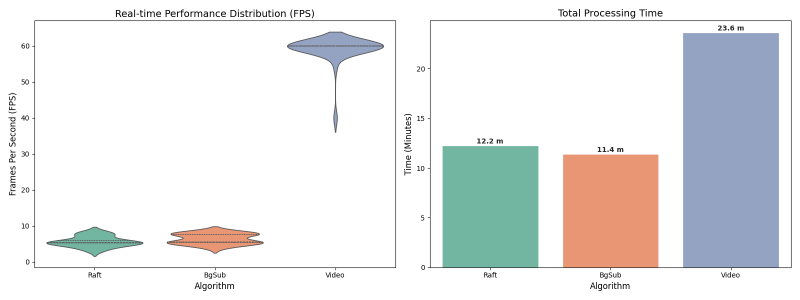
#> input picture evaluation/performance_analysis.png, 1600 x 600 px (shown at 1/2 size)
$ python preview_masks_overlay.py --video ../evaluation/performance_analysis.png --mask_dir ../evaluation --mask_glob ../evaluation/performance_analysis.png --output out.png
#> lines starting #> are read from the running program, lines starting #| are printed output that depends on the picture
import argparse
import re
from pathlib import Path

import cv2
import numpy as np


def discover_masks(mask_dir: Path, mask_glob: str):
#> called with mask_glob = '../evaluation/performance_analysis.png'
    paths = sorted(mask_dir.glob(mask_glob))
    mapping = {}
    for idx, p in enumerate(paths):
        stem = p.stem
        m = re.match(r"^(\d+)", stem)
        if m:
            mapping.setdefault(int(m.group(1)), []).append(p)
        else:
            mapping.setdefault(idx, []).append(p)
    return mapping


def main() -> None:
    parser = argparse.ArgumentParser(description="Preview precomputed masks by overlaying them onto the source video.")
    parser.add_argument("--video", required=True)
    parser.add_argument("--mask_dir", required=True)
    parser.add_argument("--mask_glob", default="*.png")
    parser.add_argument("--mask_offset", type=int, default=0)
    parser.add_argument("--width", type=int, default=0, help="Resize width (0 keeps original)")
    parser.add_argument("--height", type=int, default=0, help="Resize height (0 keeps original)")
    parser.add_argument("--max_frames", type=int, default=-1)
    parser.add_argument("--invert_mask", action="store_true")
    parser.add_argument("--mask_bin_threshold", type=int, default=128)
    parser.add_argument("--alpha", type=float, default=0.5, help="Overlay alpha (0-1)")
    parser.add_argument("--output", required=True, help="Output mp4 path")
    args = parser.parse_args()

    mask_dir = Path(args.mask_dir)
    if not mask_dir.exists():
        raise FileNotFoundError(mask_dir)

    masks = discover_masks(mask_dir, args.mask_glob)
    if not masks:
        raise RuntimeError(f"No masks found in {mask_dir} matching {args.mask_glob}")

    cap = cv2.VideoCapture(args.video)
    if not cap.isOpened():
        raise RuntimeError(f"Unable to open video: {args.video}")

    ret, first = cap.read()
#> first is the input picture: shape (600, 1600, 3); mean B, G, R 233.4, 232.9, 232.1
    if not ret:
        raise RuntimeError("Video has no frames")

    src_h, src_w = first.shape[:2]
#> src_h = 600; src_w = 1600
    out_w = args.width or src_w
#> out_w = 1600
    out_h = args.height or src_h
#> out_h = 600

    fps = cap.get(cv2.CAP_PROP_FPS) or 24.0

    out_path = Path(args.output)
    out_path.parent.mkdir(parents=True, exist_ok=True)

    fourcc = cv2.VideoWriter_fourcc(*"mp4v")
    writer = cv2.VideoWriter(str(out_path), fourcc, fps, (out_w, out_h))
    if not writer.isOpened():
        raise RuntimeError(f"Unable to open VideoWriter: {out_path}")

    def process(frame_idx: int, frame_bgr: np.ndarray):
#> called with frame_idx = 0
        frame_bgr = cv2.resize(frame_bgr, (out_w, out_h), interpolation=cv2.INTER_AREA)
        mask_paths = masks.get(frame_idx + args.mask_offset)
        if not mask_paths:
            mask = np.zeros((out_h, out_w), dtype=np.uint8)
        else:
            combined = None
            for mask_path in mask_paths:
                mask_img = cv2.imread(str(mask_path), cv2.IMREAD_UNCHANGED)
                if mask_img is None:
                    continue
                if mask_img.ndim == 3:
                    mask_img = cv2.cvtColor(mask_img, cv2.COLOR_BGR2GRAY)
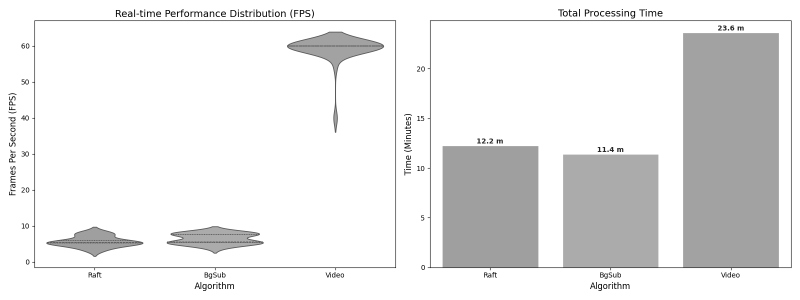
#> mask_img: shape (600, 1600) (shown at 1/2 size); min 0, max 255, mean 232.7
                mask_img = cv2.resize(mask_img, (out_w, out_h), interpolation=cv2.INTER_NEAREST)
                bin_mask = ((mask_img >= int(args.mask_bin_threshold)).astype(np.uint8) * 255)
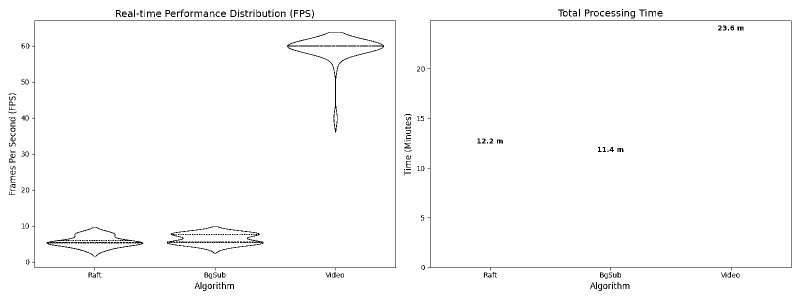
#> bin_mask: shape (600, 1600) (shown at 1/2 size); 98.4% white; black in thin lines or dots
                if args.invert_mask:
                    bin_mask = 255 - bin_mask
                combined = bin_mask if combined is None else np.maximum(combined, bin_mask)
            mask = combined if combined is not None else np.zeros((out_h, out_w), dtype=np.uint8)

        overlay = frame_bgr.copy()
        red = np.zeros_like(frame_bgr)
        red[:, :, 2] = 255
        m = (mask > 0)
#> m: shape (600, 1600) bool; 98.4% white; black in thin lines or dots
        overlay[m] = (args.alpha * red[m] + (1.0 - args.alpha) * overlay[m]).astype(np.uint8)
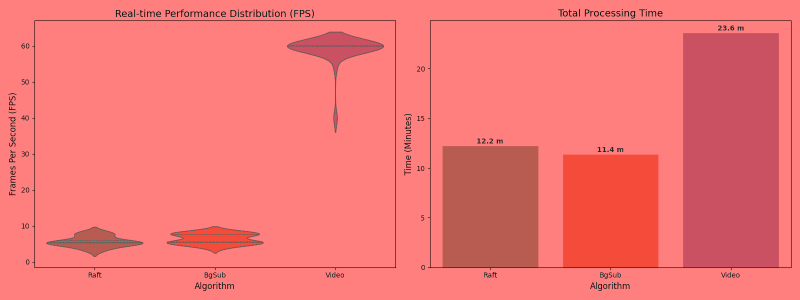
#> overlay: shape (600, 1600, 3) (shown at 1/2 size); mean B, G, R 116.6, 116.4, 241.9
        return overlay

    frame_idx = 0
    writer.write(process(frame_idx, first))
    frame_idx += 1
    written = 1

    while True:
        if args.max_frames != -1 and written >= args.max_frames:
            break
        ret, frame = cap.read()
        if not ret:
            break
        writer.write(process(frame_idx, frame))
        frame_idx += 1
        written += 1
        if written % 25 == 0:
            print(f"Wrote {written} frames...")

    cap.release()
    writer.release()
    print(f"Done. Wrote {written} frames to: {out_path}")


if __name__ == "__main__":
    main()
